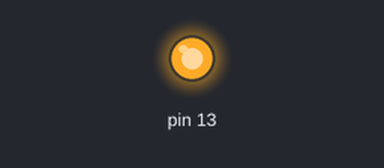
A sketch run on a simulated Arduino Uno, built with avr-gcc and run on an emulated ATmega328P. Shown: output pins drawn as LEDs (lit = HIGH).

Above: at 9.0 s.
At 11.0 s:
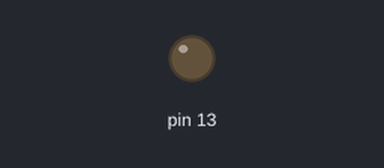
Timing chart, 0 to 13.2 s (numbered marks = the images above):
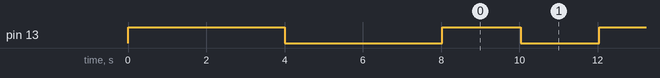

Measured:
- by itself, pin 13: repeats every 4.0 s: HIGH 2.0 s, LOW 2.0 s

The sketch:

bluetooth.configuration.ino
```cpp
#include <SoftwareSerial.h>
SoftwareSerial blue(2,3);

char NOME[21] = "BLUE";
char BPS = '4'; //1=1200, 2=2400, 3=4800, 4=9600, 5=19200, 6=38400, 7=57600, 8=115200
char PASS[5] = "1234";

void setup() {
  // put your setup code here, to run once:
  blue.begin(9600);
  pinMode(13,OUTPUT);
  digitalWrite(13,HIGH);
  delay(4000);
  digitalWrite(13,LOW);

  blue.print("AT");
  delay(1000);

  blue.print("AT+NAME");
  blue.print(NOME);
  delay(1000);

  blue.print("AT+BAUD");
  blue.print(BPS);
  delay(1000);

  blue.print("AT+PIN");
  blue.print(PASS);
  delay(1000);

}

void loop() {
  // put your main code here, to run repeatedly:
  digitalWrite(13,!digitalRead(13));
  delay(2000);
}
```
